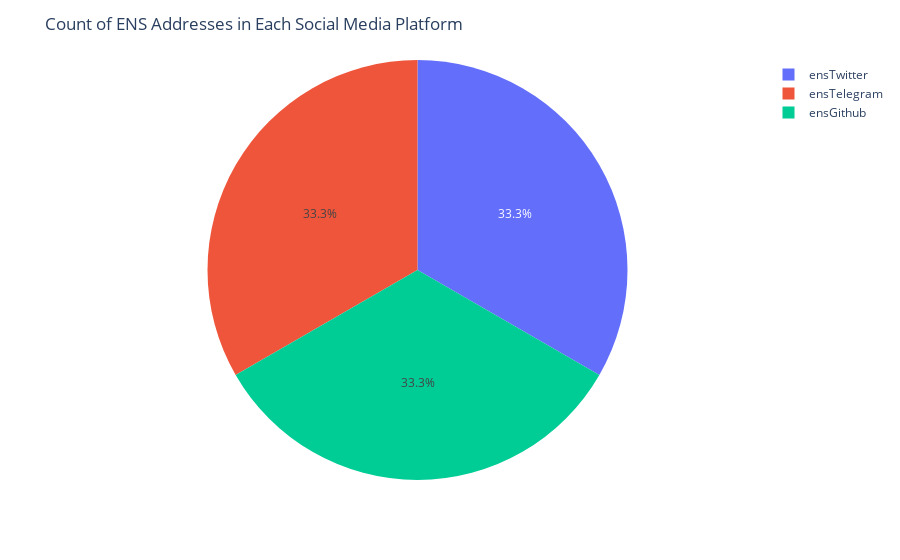

This figure's notebook cell:
### Code cell
# Count of ENS addresses in each social media platform
count_by_platform = filtered_data[presence_platforms].astype(bool).sum().reset_index()
count_by_platform.columns = ['Social Media Platform', 'Count']
count_by_platform = count_by_platform.sort_values(by='Count', ascending=False)

# Display the count of ENS addresses in each social media platform
print(count_by_platform)

# Create a pie chart
fig = px.pie(count_by_platform, values='Count', names='Social Media Platform')

# Update the layout
fig.update_layout(
    title='Count of ENS Addresses in Each Social Media Platform'
)

# Show the plot
fig.show()

### Figure 1 — Plotly figure (JSON) as saved in the notebook; plotly's stock layout.template omitted (floating-point values rounded to 4 significant figures)
{"data": [{"domain": {"x": [0, 1], "y": [0, 1]}, "hovertemplate": "Social Media Platform=%{label}<br>Count=%{value}<extra></extra>", "labels": ["ensTwitter", "ensTelegram", "ensGithub"], "legendgroup": "", "name": "", "showlegend": true, "type": "pie", "values": [239, 239, 239]}], "layout": {"legend": {"tracegroupgap": 0}, "margin": {"t": 60}, "title": {"text": "Count of ENS Addresses in Each Social Media Platform"}}}
